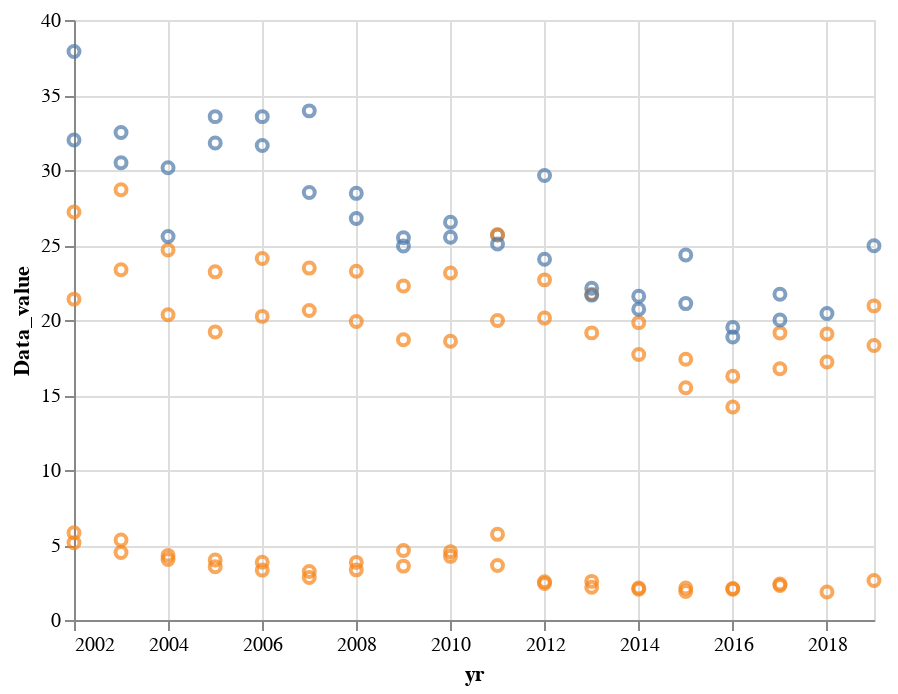

Source (notebook cell):
### Code cell
chart3 = alt.Chart(workasr)
# then create a line plot
asr_dots = chart3.mark_point().encode(
    alt.X('yr'),
    alt.Y('Data_value'),
    color = col_cond
    
)

asr_dots2 = asr_dots.add_selection(sel)

low1 = asr_dots.transform_loess('yyyy', 'Data_value').mark_line()

asr_dots2
